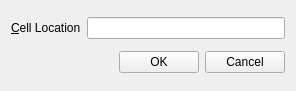
<?xml version="1.0" encoding="UTF-8"?>
<ui version="4.0">
 <class>gotocell</class>
 <widget class="QWidget" name="gotocell">
  <property name="geometry">
   <rect>
    <x>0</x>
    <y>0</y>
    <width>296</width>
    <height>91</height>
   </rect>
  </property>
  <property name="windowTitle">
   <string>Go To Cell</string>
  </property>
  <layout class="QVBoxLayout" name="verticalLayout">
   <item>
    <layout class="QHBoxLayout" name="horizontalLayout">
     <item>
      <widget class="QLabel" name="label">
       <property name="text">
        <string>&amp;Cell Location</string>
       </property>
       <property name="buddy">
        <cstring>lineEdit</cstring>
       </property>
      </widget>
     </item>
     <item>
      <widget class="QLineEdit" name="lineEdit"/>
     </item>
    </layout>
   </item>
   <item>
    <layout class="QHBoxLayout" name="horizontalLayout_2">
     <item>
      <spacer name="horizontalSpacer">
       <property name="orientation">
        <enum>Qt::Horizontal</enum>
       </property>
       <property name="sizeHint" stdset="0">
        <size>
         <width>40</width>
         <height>20</height>
        </size>
       </property>
      </spacer>
     </item>
     <item>
      <widget class="QPushButton" name="okButton">
       <property name="text">
        <string>OK</string>
       </property>
      </widget>
     </item>
     <item>
      <widget class="QPushButton" name="cancelButton">
       <property name="text">
        <string>Cancel</string>
       </property>
      </widget>
     </item>
    </layout>
   </item>
  </layout>
 </widget>
 <tabstops>
  <tabstop>lineEdit</tabstop>
  <tabstop>okButton</tabstop>
  <tabstop>cancelButton</tabstop>
 </tabstops>
 <resources/>
 <connections/>
</ui>
